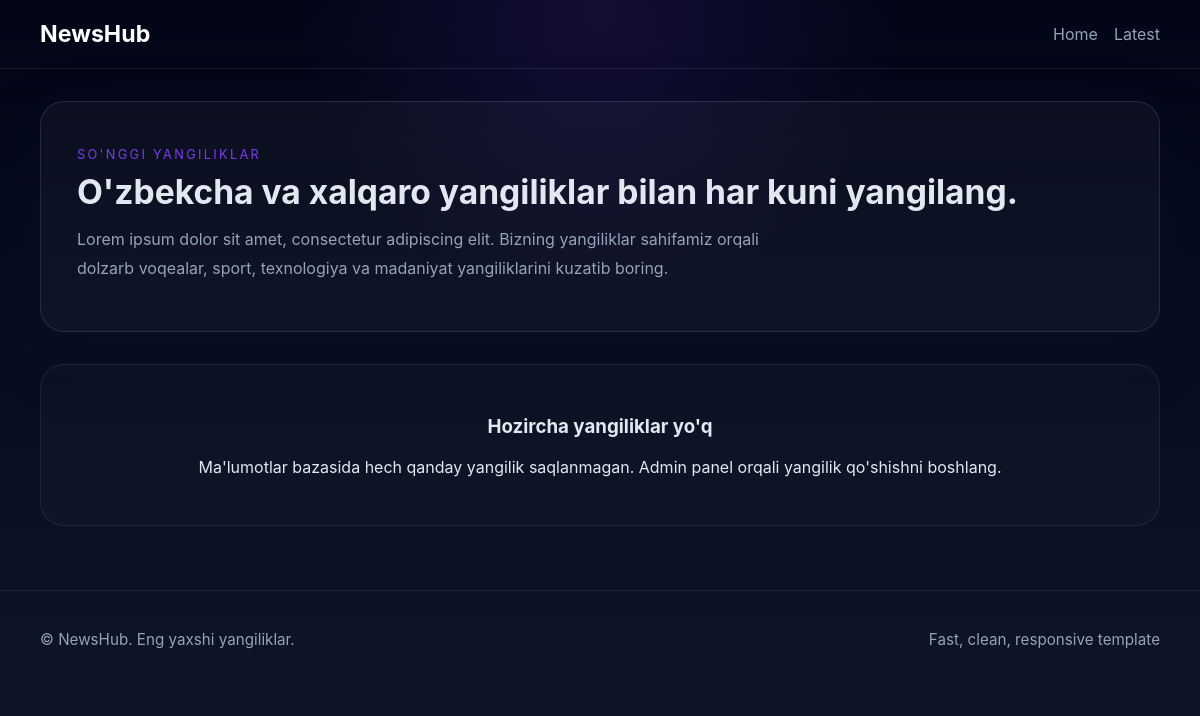
Before: / with the older database file.
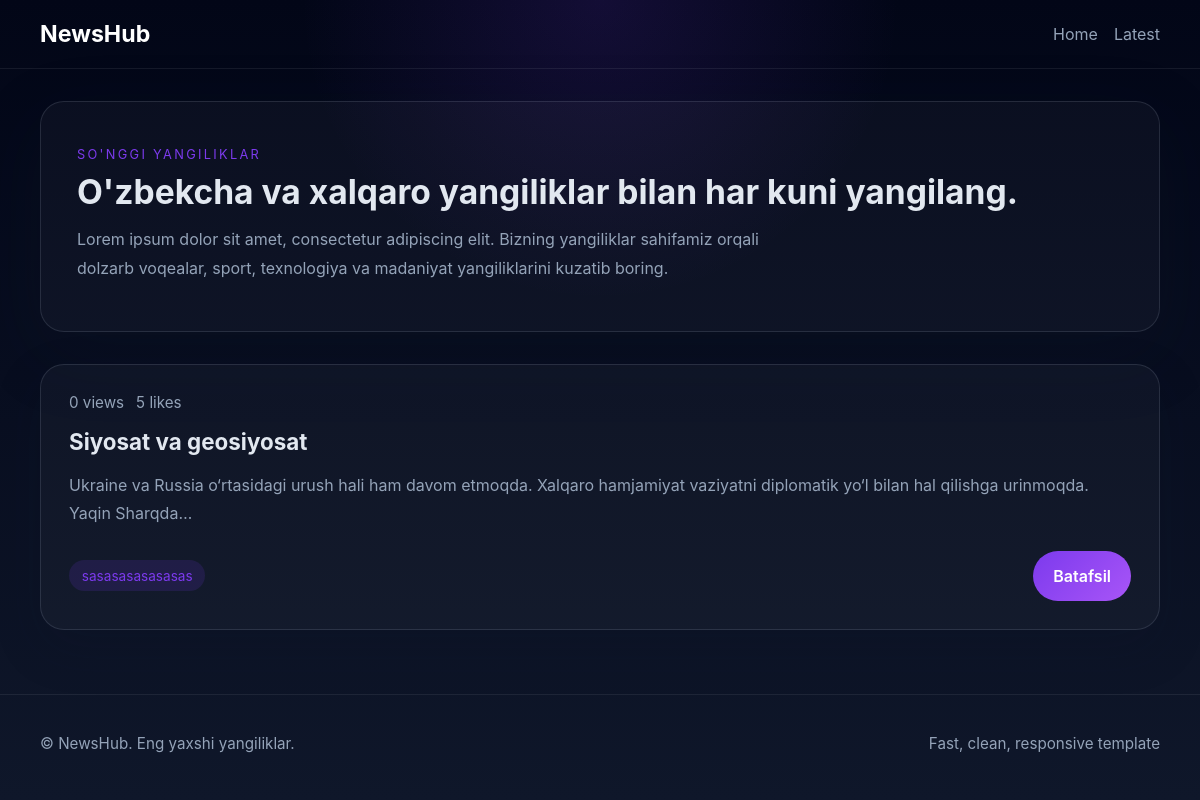
After: the same page with the newer database file.
### news/models.py (models this page shows, shortened)
class News(models.Model):
    title = models.CharField(max_length=200)
    content = models.TextField()
    file = models.FileField(upload_to='news_file/', blank=True, null=True)
    likes = models.IntegerField(default=0)
    comments = models.IntegerField(default=0)
    views = models.IntegerField(default=0)
    tags = models.CharField(max_length=100, blank=True, null=True)
    @property
    def tag_list(self):
        if not self.tags:
            return []
        return [tag.strip() for tag in self.tags.split(',') if tag.strip()]

### news/views.py (the view)
# urls.py: path('', views.news_list, name='news_list'),
def news_list(request):
    news_list = News.objects.order_by('-pk')
    return render(request, 'news/news_list.html', {'news_list': news_list})

### news/templates/news/news_list.html (shortened to what this page needs)
{% extends 'news/base.html' %}
{% block content %}
<section class="hero-card">
    <div>
        <p class="eyebrow">So'nggi yangiliklar</p>
        <h1>O'zbekcha va xalqaro yangiliklar bilan har kuni yangilang.</h1>
        <p class="hero-text">Lorem ipsum dolor sit amet, consectetur adipiscing elit. Bizning yangiliklar sahifamiz orqali dolzarb voqealar, sport, texnologiya va madaniyat yangiliklarini kuzatib boring.</p>
    </div>
</section>
<section class="news-grid">
    {% if news_list %}
        {% for news in news_list %}
            <article class="news-card">
                <div class="card-meta">
                    <span>{{ news.views }} views</span>
                    <span>{{ news.likes }} likes</span>
                </div>
                <h2>{{ news.title }}</h2>
                <p>{{ news.content|truncatechars:150 }}</p>
                <div class="card-footer">
                    <div class="tag-list">
                        {% for tag in news.tag_list %}
                            <span class="tag">{{ tag }}</span>
                        {% empty %}
                            <span class="tag">Umumiy</span>
                        {% endfor %}
                    </div>
                    <a class="button" href="{% url 'news:news_detail' news.pk %}">Batafsil</a>
                </div>
            </article>
        {% endfor %}
    {% else %}
        <div class="empty-state">
            <h3>Hozircha yangiliklar yo'q</h3>
            <p>Ma'lumotlar bazasida hech qanday yangilik saqlanmagan. Admin panel orqali yangilik qo'shishni boshlang.</p>
        </div>
    {% endif %}
</section>
{% endblock %}

### news/templates/news/base.html (shortened to what this page needs)
{% load static %}
<!DOCTYPE html>
<html lang="en">
<head>
    <link rel="stylesheet" href="{% static 'news/css/style.css' %}">
</head>
<body>
    <header class="site-header">
        <div class="container header-inner">
            <a class="brand" href="{% url 'news:news_list' %}">NewsHub</a>
            <nav class="nav-links">
                <a href="{% url 'news:news_list' %}">Home</a>
                <a href="{% url 'news:news_list' %}">Latest</a>
            </nav>
        </div>
    </header>
    <main class="page-content container">
        {% block content %}{% endblock %}
    </main>
    <footer class="page-footer">
        <div class="container footer-inner">
            <p>© {{ now|date:"Y" }} NewsHub. Eng yaxshi yangiliklar.</p>
            <span>Fast, clean, responsive template</span>
        </div>
    </footer>
</body>
</html>

### news/static/news/css/style.css (style rules this page uses)
:root { --bg: #0f172a; --surface: #111827; --surface-soft: #1f2937; --text: #e2e8f0; --muted: #94a3b8; --accent: #7c3aed; --accent-soft: #8b5cf6; --border: rgba(148, 163, 184, 0.18); }
* { box-sizing: border-box; }
body { margin: 0; min-height: 100vh; font-family: Inter, system-ui, -apple-system, BlinkMacSystemFont, 'Segoe UI', sans-serif; color: var(--text); background: radial-gradient(circle at top, rgba(124, 58, 237, 0.14), transparent 30%), linear-gradient(180deg, #020617 0%, #0f172a 100%); }
.container { width: min(1120px, calc(100% - 2rem)); margin: 0 auto; }
.site-header { padding: 1.25rem 0; border-bottom: 1px solid rgba(226, 232, 240, 0.08); }
.header-inner { display: flex; align-items: center; justify-content: space-between; gap: 1rem; }
.brand { color: white; text-decoration: none; font-size: 1.45rem; font-weight: 700; }
.nav-links { display: flex; gap: 1rem; }
.nav-links a { color: var(--muted); text-decoration: none; transition: color 0.2s ease; }
.page-content { padding: 2rem 0 4rem; }
.hero-card { padding: 2rem 2.25rem; margin-bottom: 2rem; border: 1px solid var(--border); border-radius: 24px; background: rgba(255,255,255,0.03); box-shadow: 0 22px 70px rgba(15, 23, 42, 0.2); }
.eyebrow { text-transform: uppercase; letter-spacing: 0.18em; color: var(--accent); font-size: 0.8rem; margin-bottom: 0.75rem; }
.hero-card h1, .detail-card h1 { margin: 0; font-size: clamp(2rem, 2.8vw, 3.4rem); line-height: 1.05; }
.hero-text { color: var(--muted); max-width: 720px; margin-top: 1rem; line-height: 1.8; }
.news-grid { display: grid; gap: 1.5rem; grid-template-columns: repeat(auto-fit, minmax(280px, 1fr)); }
.news-card, .detail-card { padding: 1.75rem; border-radius: 24px; background: rgba(255,255,255,0.03); border: 1px solid var(--border); box-shadow: 0 18px 50px rgba(15, 23, 42, 0.15); }
.card-meta, .detail-meta { display: flex; flex-wrap: wrap; gap: 0.75rem; color: var(--muted); font-size: 0.95rem; margin-bottom: 1rem; }
.news-card h2 { margin: 0 0 1rem; font-size: 1.4rem; }
.news-card p, .detail-body p { color: var(--muted); line-height: 1.75; margin: 0 0 1.5rem; }
.card-footer { display: flex; align-items: center; justify-content: space-between; flex-wrap: wrap; gap: 1rem; }
.tag-list { display: flex; flex-wrap: wrap; gap: 0.5rem; }
.tag { display: inline-flex; align-items: center; padding: 0.46rem 0.8rem; border-radius: 999px; background: rgba(124, 58, 237, 0.14); color: var(--accent); font-size: 0.85rem; }
.button { display: inline-flex; align-items: center; justify-content: center; padding: 0.95rem 1.25rem; border-radius: 999px; background: linear-gradient(135deg, #7c3aed, #a855f7); color: white; text-decoration: none; font-weight: 600; transition: transform 0.2s ease, opacity 0.2s ease; }
.page-footer { padding: 1.5rem 0; border-top: 1px solid rgba(226, 232, 240, 0.08); }
.footer-inner { display: flex; align-items: center; justify-content: space-between; gap: 1rem; color: var(--muted); font-size: 0.95rem; }

Changed rows visible on the page:
added News: views "0", likes "5", title "Siyosat va geosiyosat", content "Ukraine va Russia o‘rtasidagi urush hali ham davom etmoqda. Xalqaro hamjamiyat vaziyatni diplomatik yo‘l bilan hal qilishga urinmoqda. Yaqin Sharqda…", tag_list "sasasasasasasas"
Other visible differences:
text no longer shown: "Hozircha yangiliklar yo'q Ma'lumotlar bazasida hech qanday yangilik saqlanmagan. Admin panel orqali yangilik qo'shishni boshlang."
